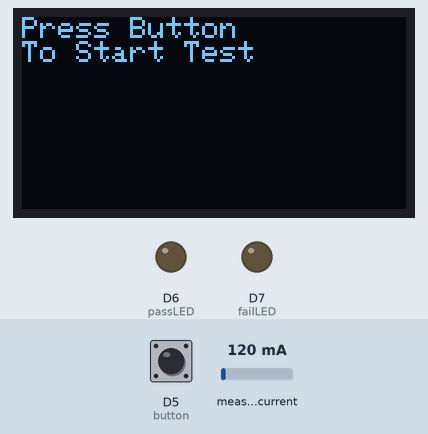
Recording of a sketch running on a simulated ESP8266 (NodeMCU). Parts: 128×64 one-colour display, output pins drawn as LEDs (lit = HIGH). The inputs (shaded band) are chosen by the test bench; at power-on: D5 (button) HIGH, measured current 120 mA.

Above: at 2.0 s.
2.1 s: D5 (button) pulled LOW for 0.15 s
At 3.6 s:
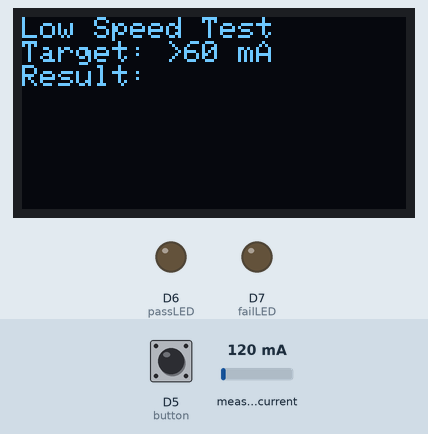
8.2 s: measured current set to 91 mA
At 9.0 s:
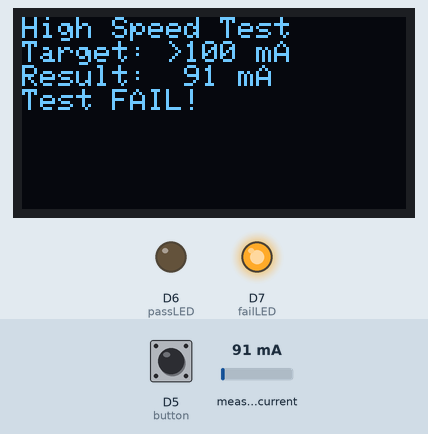
11.2 s: measured current set to 105 mA
12.7 s: D5 (button) pulled LOW for 1 s
At 17.8 s:
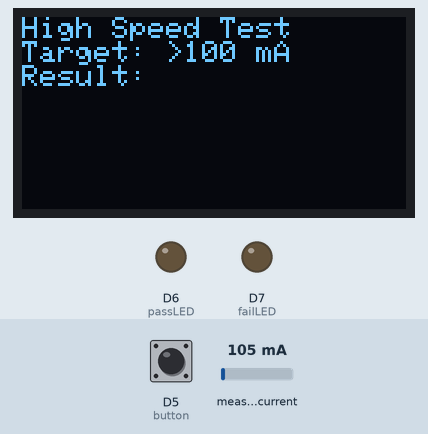
19.7 s: D5 (button) pulled LOW for 3.2 s
At 24.3 s:
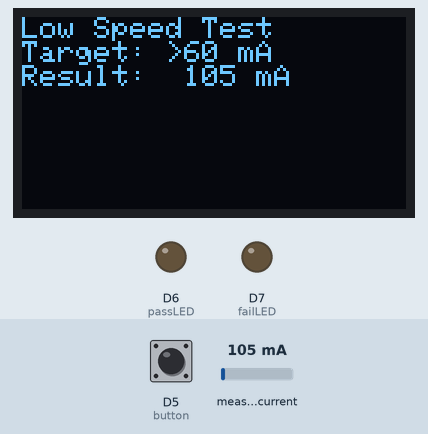
Timing chart, 0 to 25.8 s (numbered marks = the images above; inputs shaded):
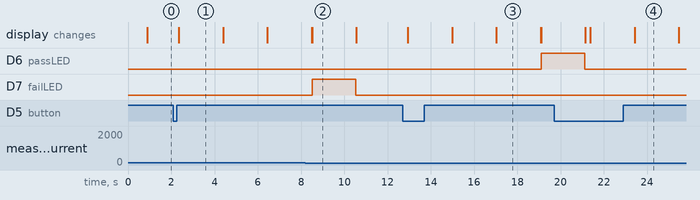

Measured:
- after the input at 2.1 s, the display: changes after 0.24 s (image 1)
- after the input at 8.2 s, D6 (passLED): stays LOW (without the input it goes to HIGH after 0.32 s); D7 (failLED): LOW → HIGH after 0.32 s, → LOW 2.0 s later; the display: first differs from a run without the input after 0.32 s (image 2)
- after the input at 11.2 s, every drawn part: stays the same
- after the input at 12.7 s, D6 (passLED): LOW → HIGH after 6.4 s; the display: first changes after 0.23 s (image 3 shows a later state)
- after the input at 19.7 s, the display: first differs from a run without the input after 1.7 s (image 4 shows a later state)
- what the display in image 1 shows lasts 2.1 s, from 2.3 s to 4.4 s
- what the display in image 2 shows lasts 2.0 s, from 8.5 s to 10.5 s

The sketch:

PWM_Gen_Serial_Control.ino
```cpp
// XY-PWM1 Module Serial UART Control Interface Example
// Used in a functional test system for a DC motor with PWM speed control
// Target hardware:  NodeMCU ESP8266
// Current monitored by INA219 Current Sensor
// Status info displayed on 128x64 I2C OLED
// Motor is exercised with a certain speed, then if the current is
// within an expected range, the test passes, otherwise fails.
//
// Gadget Reboot
//
// Required Libraries
// https://github.com/adafruit/Adafruit_INA219
// https://github.com/adafruit/Adafruit_SSD1306

#include <Wire.h>
#include <Adafruit_INA219.h>      // INA219 current monitor interface
Adafruit_INA219 ina219;

#include <Adafruit_SSD1306.h>     // 128x64 OLED
#define OLED_RESET -1
Adafruit_SSD1306 display(OLED_RESET);

#define button  D5                 // test-start button input
#define passLED D6                 // LED for test pass
#define failLED D7                 // LED for test fail
#define lowMotorSpeedCurrent  60   // motor low  speed current target = 60mA
#define highMotorSpeedCurrent 100  // motor high speed current target = 100mA
#define lowMotorSpeedDuty  "D040"  // motor low  speed is 40% duty cycle
#define highMotorSpeedDuty "D065"  // motor high speed is 65% duty cycle
#define pwmFreq "F800"             // motor PWM frequency is 800Hz
int motorCurrent = 0;              // store measured motor current

void setup() {

  // commands will be sent to PWM generator over UART
  // uses Serial1 Tx pin on NodeMCU
  Serial1.begin(9600);

  // configure button/LEDs
  pinMode(button, INPUT_PULLUP);
  digitalWrite(passLED, LOW);
  digitalWrite(failLED, LOW);
  pinMode(passLED, OUTPUT);
  pinMode(failLED, OUTPUT);

  // initialize ina219 with default measurement range of max 2A
  ina219.begin();

  // initialize OLED display
  display.begin(SSD1306_SWITCHCAPVCC, 0x3C);
  display.clearDisplay();
  display.setTextColor(WHITE);
  display.setTextSize(1);
  display.display();

  // configure PWM generator
  Serial1.print("OFF");               // turn off PWM output
  delay(200);
  Serial1.print("MODE0");             // set to normal mode (coarse control)
  delay(200);
  Serial1.print(pwmFreq);             // set PWM frequency
  delay(200);
  Serial1.print(lowMotorSpeedDuty);   // set duty cycle for low motor speed
  delay(200);

}

void loop() {
  // each time the loop starts, the system is
  // checking for a button press to start a test
  // most of the loop is skipped until there is a button press

  // initialize pass/fail LEDs and test status variable
  boolean testResult = true;
  digitalWrite(passLED, LOW);
  digitalWrite(failLED, LOW);

  // prompt operator to begin test
  display.clearDisplay();
  display.setCursor(0, 0);
  display.print("Press Button\nTo Start Test");
  display.display();

  // begin functional test if button is pressed
  // otherwise skip to end of loop
  if (digitalRead(button) == LOW) {

    // run motor at low speed
    Serial1.print(lowMotorSpeedDuty);   // set duty cycle to low motor speed
    delay(200);
    Serial1.print("ON");                // turn on PWM output
    display.clearDisplay();
    display.setCursor(0, 0);
    display.println("Low Speed Test");
    display.print("Target: >");
    display.print(lowMotorSpeedCurrent);
    display.println(" mA");
    display.print("Result:  ");
    display.display();
    delay(2000);                        // let motor run a few seconds before measuring

    // read motor current from ina219
    motorCurrent = 0;
    for (int i = 0;  i < 20; i++) {
      motorCurrent = motorCurrent + ina219.getCurrent_mA();
    }
    motorCurrent = motorCurrent / 20;
    display.print(motorCurrent);
    display.println(" mA");
    display.display();

    if (motorCurrent < lowMotorSpeedCurrent) {
      testResult = false;
      // update display
      display.print("Test FAIL!");
      display.display();
      digitalWrite(failLED, HIGH);
    }

    if (testResult == true) {

      delay(2000);  // continue showing previous test pass result on-screen before continuing

      // run motor at high speed
      Serial1.print(highMotorSpeedDuty);   // set duty cycle to high motor speed
      display.clearDisplay();
      display.setCursor(0, 0);
      display.println("High Speed Test");
      display.print("Target: >");
      display.print(highMotorSpeedCurrent);
      display.println(" mA");
      display.print("Result:  ");
      display.display();
      delay(2000);                         // let motor run a few seconds before measuring

      // read motor current from ina219
      motorCurrent = 0;
      for (int i = 0; i < 20; i++) {
        motorCurrent = motorCurrent + ina219.getCurrent_mA();
      }
      motorCurrent = motorCurrent / 20;
      display.print(motorCurrent);
      display.println(" mA");
      display.display();

      if (motorCurrent < highMotorSpeedCurrent) {
        testResult = false;
        // update display
        display.print("Test FAIL!");
        display.display();
        digitalWrite(failLED, HIGH);
      }
      else {
        // update display
        display.print("Test PASS!");
        display.display();
        digitalWrite(passLED, HIGH);
      }
    }
    // test complete, turn off motor
    Serial1.print("OFF");
    delay(2000);  // allow time for operator to view pass/fail message

  } // end button press check
}  // end main loop
```
